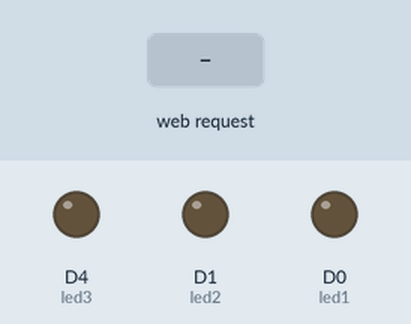
The program below on a simulated ESP8266 (NodeMCU). Shown: output pins drawn as LEDs (lit = HIGH). The inputs (shaded band) are chosen by the test bench. WiFi joins after 1.5 s; servers stay silent unless stated; what the program prints to the serial monitor is not drawn.

Above: at 2.7 s.
2.8 s: HTTP request GET /LED1ON received
At 4.0 s:
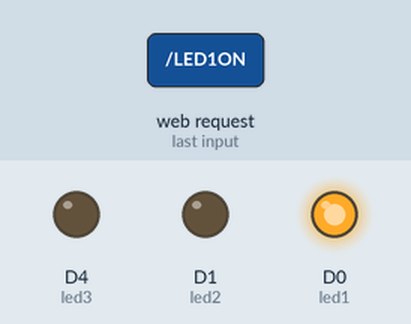
4.3 s: HTTP request GET /LED2ON received
At 5.2 s:
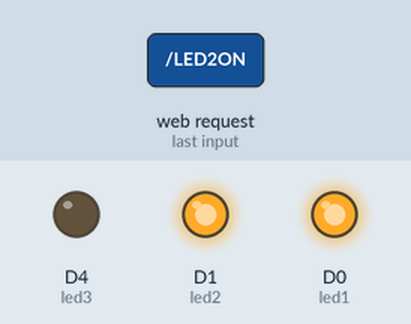
5.8 s: HTTP request GET /LED1OFF received
At 6.4 s:
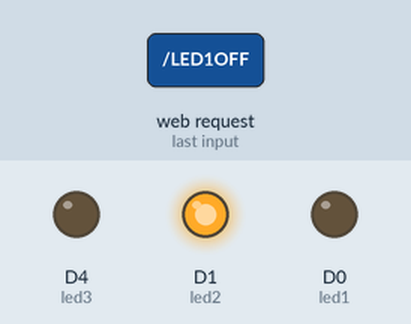
7.3 s: HTTP request GET /LED3OFF received
At 8.5 s:
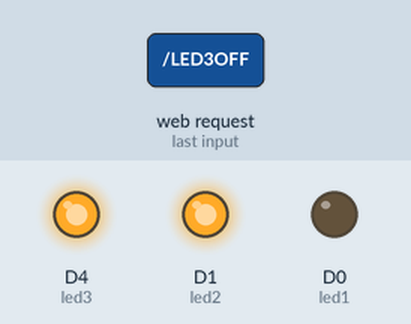
8.8 s: HTTP request GET /LED2OFF received
At 9.8 s:
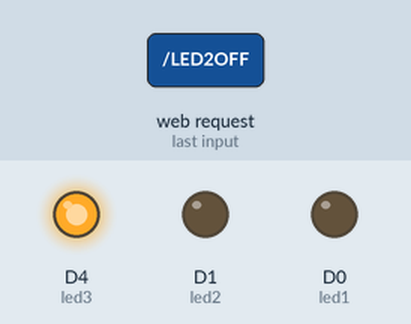
10.3 s: HTTP request GET /LED3ON received
At 11.0 s:
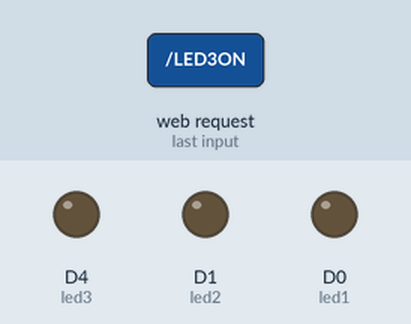
Timing chart, 0 to 12.8 s (numbered marks = the images above; inputs shaded):
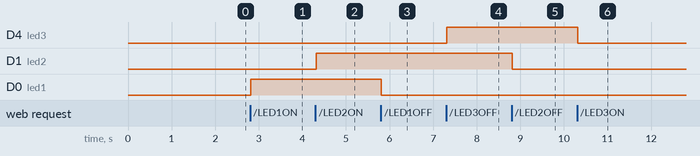

Measured:
- after the input at 2.8 s, D0 (led1): LOW → HIGH at once
- after the input at 4.3 s, D1 (led2): LOW → HIGH at once
- after the input at 5.8 s, D0 (led1): HIGH → LOW at once
- after the input at 7.3 s, D4 (led3): LOW → HIGH at once
- after the input at 8.8 s, D1 (led2): HIGH → LOW at once
- after the input at 10.3 s, D4 (led3): HIGH → LOW at once

The program:

main.cpp
```cpp
#include <Arduino.h>
#include <ESPAsyncWebServer.h>
#include <ESP8266WiFi.h>

// ssid & pass access point
const char *ap_ssid = "raccoon";
const char *ap_password = "password";

// ssid & pass access point
const char *sta_ssid = "TEKNIK UNSOED D3";
const char *sta_password = "";

AsyncWebServer server(80);
String webpage;


int led1 = D0;
int led2 = D1;
int led3 = LED_BUILTIN;


void setup() {
  // put your setup code here, to run once:
  pinMode(led1,OUTPUT);
  pinMode(led2,OUTPUT);
  pinMode(led3,OUTPUT);

  Serial.begin(9600);
  delay(10);

  // // setting mode access point
  // Serial.println("Configuring access point...");
  // WiFi.mode(WIFI_AP);
  // WiFi.softAP(ap_ssid, ap_password);
  // Serial.print("Wifi: ");
  // Serial.println(ap_ssid);
  // Serial.print("IP address: ");
  // Serial.println(WiFi.softAPIP());

  // setting mode station
  Serial.print("Connecting to ");
  Serial.println(sta_ssid);

  WiFi.mode(WIFI_STA);
  WiFi.begin(sta_ssid, sta_password);

  while (WiFi.status() != WL_CONNECTED)
  {
    delay(300);
    Serial.print(".");
  }

  Serial.println("");
  Serial.println("WiFi connected");
  Serial.print("IP address: ");
  Serial.println(WiFi.localIP());

  // Isi dari Webpage -------------------------------------------------------
  webpage+= "<h1> Web Control ESP8266</h1>";
  webpage+= "<p>LED 1: ";
  webpage+= "<a href=\"LED1ON\"\"><button>ON</button></a><a href=\"LED1OFF\"\"><button>OFF</button></a></p><br>";
  webpage+= "<p>LED 2: ";
  webpage+= "<a href=\"LED2ON\"\"><button>ON</button></a><a href=\"LED2OFF\"\"><button>OFF</button></a></p><br>";
  webpage+= "<p>LED 3: ";
  webpage+= "<a href=\"LED3ON\"\"><button>ON</button></a><a href=\"LED3OFF\"\"><button>OFF</button></a></p>";

  server.on("/", HTTP_GET, [](AsyncWebServerRequest *request){
    request->send(200, "text/html", webpage);
  });

  server.on("/LED1ON", HTTP_GET, [](AsyncWebServerRequest *request){
    digitalWrite(led1, HIGH);
    request->send(200, "text/html", webpage);
  });

  server.on("/LED2ON", HTTP_GET, [](AsyncWebServerRequest *request){
    digitalWrite(led2, HIGH);
    request->send(200, "text/html", webpage);
  });

  server.on("/LED3ON", HTTP_GET, [](AsyncWebServerRequest *request){
    digitalWrite(led3, LOW);
    request->send(200, "text/html", webpage);
  });

  server.on("/LED1OFF", HTTP_GET, [](AsyncWebServerRequest *request){
    digitalWrite(led1, LOW);
    request->send(200, "text/html", webpage);
  });

  server.on("/LED2OFF", HTTP_GET, [](AsyncWebServerRequest *request){
    digitalWrite(led2, LOW);
    request->send(200, "text/html", webpage);
  });

  server.on("/LED3OFF", HTTP_GET, [](AsyncWebServerRequest *request){
    digitalWrite(led3, HIGH);
    request->send(200, "text/html", webpage);
  });

  server.begin();
}

void loop(){

}
```
